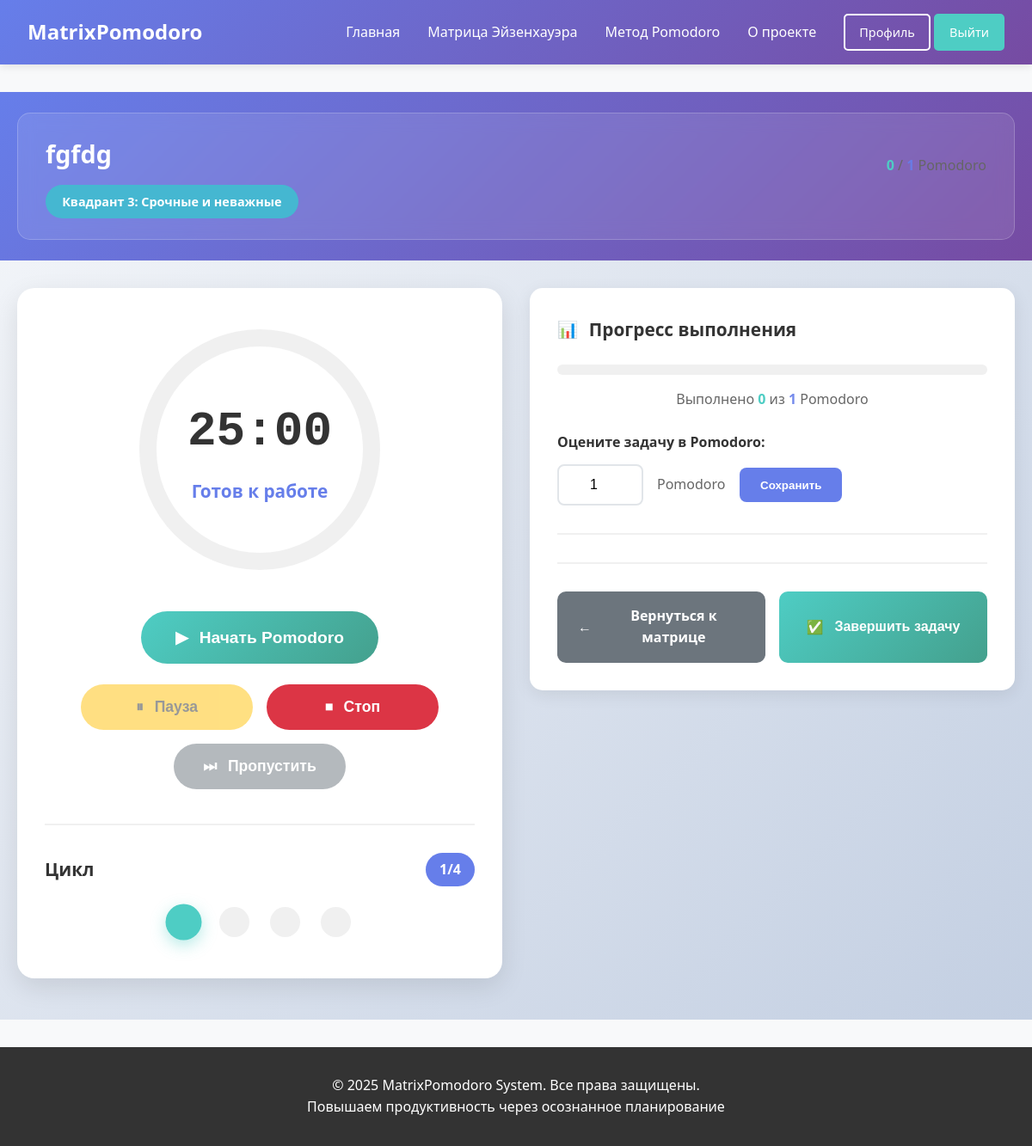
The page /pomodoro/task/14/ (signed in) on the database as committed earlier.
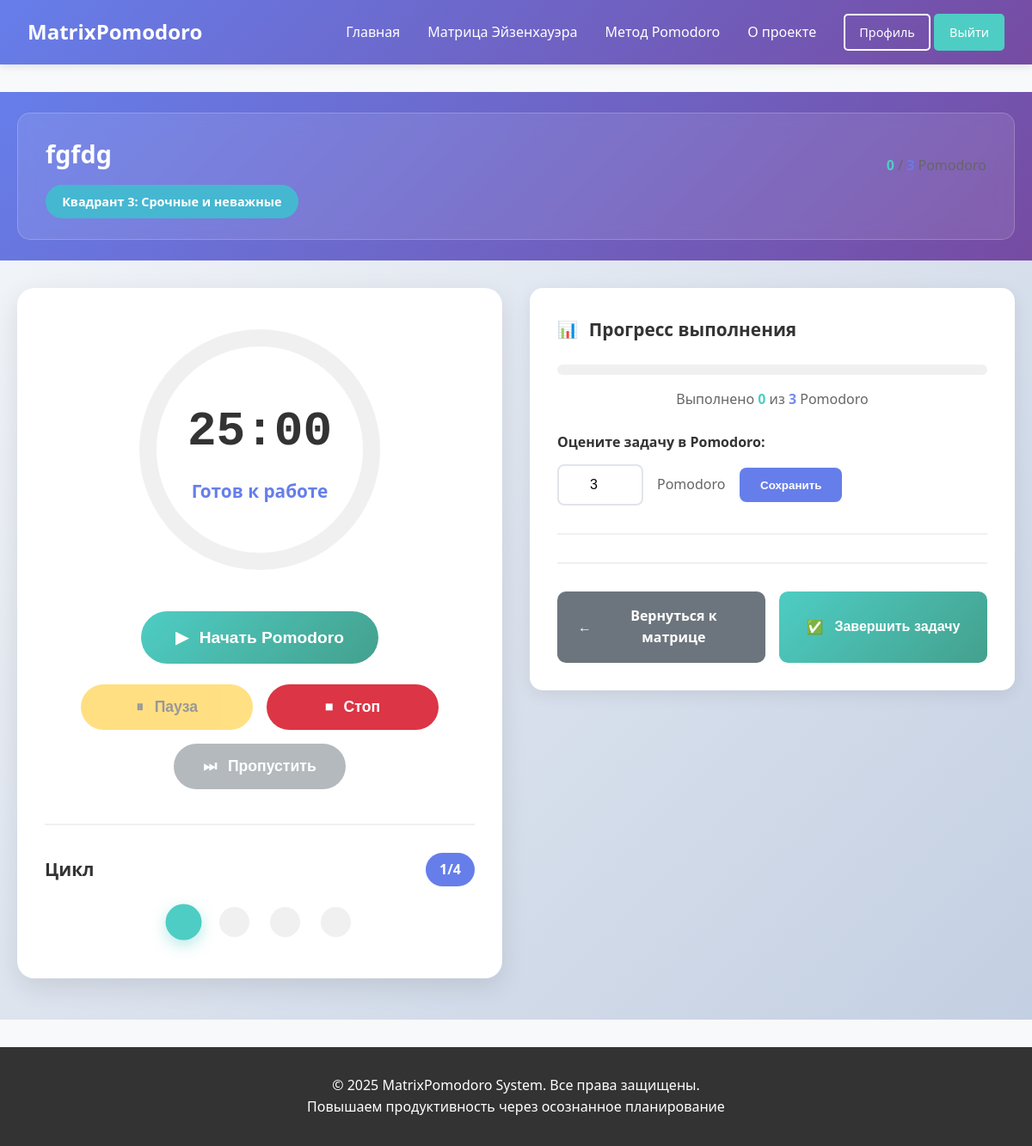
The same page on the database as committed later.
### tasks/models.py (models this page shows, shortened)
class Task(models.Model):
    STATUS_CHOICES = [
        ('active', 'Активная'),
        ('completed', 'Завершена'),
        ('cancelled', 'Отменена'),
    ]
    user = models.ForeignKey(User, on_delete=models.CASCADE, verbose_name="Пользователь")
    quadrant = models.ForeignKey(EisenhowerQuadrant, on_delete=models.PROTECT,
                                 verbose_name="Квадрант", null=True, blank=True)
    title = models.CharField(max_length=200, verbose_name="Заголовок")
    description = models.TextField(blank=True, verbose_name="Описание")
    status = models.CharField(max_length=10, choices=STATUS_CHOICES, default='active', verbose_name="Статус")
    display_order = models.PositiveIntegerField(default=0, verbose_name="Порядок отображения")
    priority = models.PositiveIntegerField(default=1, verbose_name="Приоритет (1-10)")
    due_date = models.DateTimeField(null=True, blank=True, verbose_name="Срок выполнения")
    estimated_pomodoros = models.PositiveIntegerField(default=1, verbose_name="Планируемое количество Pomodoro")
    completed_pomodoros = models.PositiveIntegerField(default=0, verbose_name="Выполнено Pomodoro")
    created_at = models.DateTimeField(auto_now_add=True)
    updated_at = models.DateTimeField(auto_now=True)
    completed_at = models.DateTimeField(null=True, blank=True, verbose_name="Фактическое время выполнения")
    class Meta:
        verbose_name = "Задача"
        verbose_name_plural = "Задачи"
        ordering = ['quadrant__priority_order', 'display_order', 'created_at']

class EisenhowerQuadrant(models.Model):
    name = models.CharField(max_length=100, verbose_name="Название квадранта")
    description = models.TextField(verbose_name="Описание")
    priority_order = models.IntegerField(verbose_name="Порядок отображения (1-4)")
    color_code = models.CharField(max_length=7, default='#FFFFFF', verbose_name="Цвет (HEX)")
    icon = models.CharField(max_length=50, blank=True, verbose_name="Иконка")
    class Meta:
        verbose_name = "Квадрант Эйзенхауэра"
        verbose_name_plural = "Квадранты Эйзенхауэра"
        ordering = ['priority_order']

### pomodoro/views.py (the view)
# urls.py: path('task/<int:task_id>/', views.task_detail, name='task_detail'),
@login_required
def task_detail(request, task_id):
    task = get_object_or_404(Task, id=task_id, user=request.user)
    try:
        settings = UserSettings.objects.get(user=request.user)
    except UserSettings.DoesNotExist:
        settings = UserSettings.objects.create(user=request.user)
    today = timezone.now().date()
    today_sessions = PomodoroSession.objects.filter(
        user=request.user,
        task=task,
        start_time__date=today
    ).count()
    recent_sessions = PomodoroSession.objects.filter(
        user=request.user,
        task=task
    ).order_by('-start_time')[:5]
    if task.estimated_pomodoros > 0:
        progress_percentage = (task.completed_pomodoros / task.estimated_pomodoros) * 100
    else:
        progress_percentage = 0
    context = {
        'task': task,
        'settings': settings,
        'today_sessions': today_sessions,
        'recent_sessions': recent_sessions,
        'progress_percentage': progress_percentage,
    }
    return render(request, 'pomodoro/task_detail.html', context)

### pomodoro/templates/pomodoro/task_detail.html (shortened to what the changed rows need)
{% extends 'core/base.html' %}
{% load static %}
{% block extra_css %}
<link rel="stylesheet" href="{% static 'pomodoro/css/timer.css' %}">
{% endblock %}
{% block content %}
<div class="pomodoro-page">
    <div class="pomodoro-header">
        <div class="container">
            <div class="task-info-card">
                <div class="task-main-info">
                    <h1 class="task-title">{{ task.title }}</h1>
                    <div class="task-meta-tags">
                        {% if task.quadrant %}
                        <span class="quadrant-tag" style="background-color: {{ task.quadrant.color_code|default:'#4ECDC4' }}">
                            {{ task.quadrant.name }}
                        </span>
                        {% endif %}
                    </div>
                </div>
                <div class="task-progress-summary">
                    <div class="progress-text">
                        <span class="completed">{{ task.completed_pomodoros }}</span> /
                        <span class="total">{{ task.estimated_pomodoros }}</span> Pomodoro
                    </div>
                </div>
            </div>
        </div>
    </div>
    <div class="container">
        <div class="pomodoro-main-layout">
            <div class="task-details-column">
                <div class="detail-card">
                    <div class="detail-content">
                        <div class="progress-container">
                            <div class="progress-text" id="progress-text">
                                Выполнено <span class="completed">{{ task.completed_pomodoros }}</span> из
                                <span class="total">{{ task.estimated_pomodoros }}</span> Pomodoro
                            </div>
                        </div>
                        <div class="pomodoro-estimation">
                            <div class="estimation-control">
                                <input type="number" id="estimated-pomodoros"
                                       value="{{ task.estimated_pomodoros }}"
                                       min="1" max="20" class="estimation-input">
                                <span class="estimation-label">Pomodoro</span>
                                <button class="btn-save-estimation" id="save-estimation-btn">Сохранить</button>
                            </div>
                        </div>
                    </div>
                </div>
            </div>
        </div>
    </div>
</div>
{% endblock %}

Rows that differ between the two databases and show on the page:
changed Task "fgfdg": estimated_pomodoros "1" → "3"
